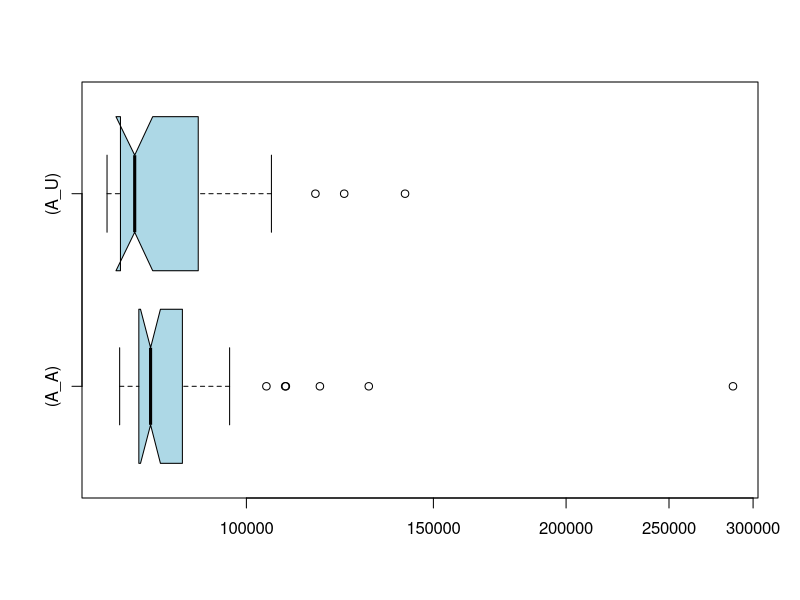

Recreate this plot in R.
if (exists("A_A")) remove("A_A")
if (exists("A_U")) remove("A_U")
if (exists("C_A")) remove("C_A")
if (exists("C_U")) remove("C_U")
A_U<-c(92710,90085,80809,85977,94802,80040,105577,74784,77845,79678,73922,90981,96079,76931,76361,82873,76114,78470,75277,83844,75930,78514,78136,74591,76473,76104,86966,98003,123623,141054,116141,86014,95191,74868,75295,75896,78209,75211,76295,84625,98047,79749,76699,75893,76630,74912,91525,82150,74672,77540)
A_A<-c(287192,96426,90396,83582,89111,90408,81799,80456,80735,79885,75971,76705,89731,78503,77504,81621,77467,80955,81338,81879,77962,76998,80242,78023,83491,80443,80269,85482,130389,104433,117277,108767,87043,108931,79228,82189,81144,79198,77833,80372,82813,75985,78619,80205,81755,81562,79655,84933,92954,78531)
if (exists("A_U")) boxplot.stats(A_U)
if (exists("A_A")) boxplot.stats(A_A)
if (exists("C_U")) boxplot.stats(C_U)
if (exists("C_A")) boxplot.stats(C_A)
if (exists("A_U")) summary(A_U)
if (exists("A_A")) summary(A_A)
if (exists("C_U")) summary(C_U)
if (exists("C_A")) summary(C_A)
if (exists("A_U")) boxplot(A_A,A_U,col="lightblue",horizontal=TRUE,log="x",match=TRUE,names=c("(A_A)","(A_U)"),notch=TRUE)
if (exists("C_U")) boxplot(C_A,C_U,col="lightblue",horizontal=TRUE,log="x",match=TRUE,names=c("(C_A)","(C_U)"),notch=TRUE)
